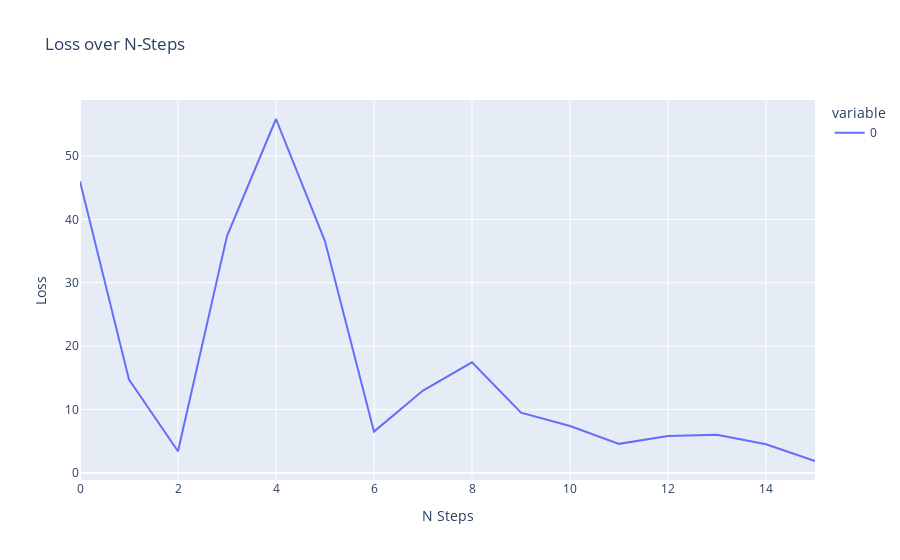

Source (notebook cell):
### Code cell
pipe = GymTransformBlock(agent=None,n=1000,bs=64)(['Pendulum-v1'])
pipe = StepBatcher(pipe)
steps = list(pipe);

actor = Actor(3,1)
critic = Critic(3,1)

pipe = SoftTargetUpdater(pipe,critic)
pipe = CriticLossProcessor(pipe,critic,actor)

pipe_loss = LossCollector(pipe,main_buffers=[[]])
pipe = BasicOptStepper(pipe_loss,critic,1e-3)
list(pipe)
pipe_loss.show()

### Figure 1 — Plotly figure (JSON) as saved in the notebook; plotly's stock layout.template omitted (floating-point values rounded to 4 significant figures)
{"data": [{"hovertemplate": "variable=0<br>N Steps=%{x}<br>Loss=%{y}<extra></extra>", "legendgroup": "0", "line": {"color": "#636efa", "dash": "solid"}, "marker": {"symbol": "circle"}, "mode": "lines", "name": "0", "orientation": "v", "showlegend": true, "type": "scatter", "x": [0, 1, 2, 3, 4, 5, 6, 7, 8, 9, 10, 11, 12, 13, 14, 15], "xaxis": "x", "y": [46.0, 14.7, 3.383, 37.37, 55.85, 36.53, 6.489, 12.97, 17.43, 9.492, 7.388, 4.561, 5.795, 6.006, 4.5, 1.853], "yaxis": "y"}], "layout": {"legend": {"title": {"text": "variable"}, "tracegroupgap": 0}, "title": {"text": "Loss over N-Steps"}, "xaxis": {"anchor": "y", "domain": [0, 1], "title": {"text": "N Steps"}}, "yaxis": {"anchor": "x", "domain": [0, 1], "title": {"text": "Loss"}}}}
